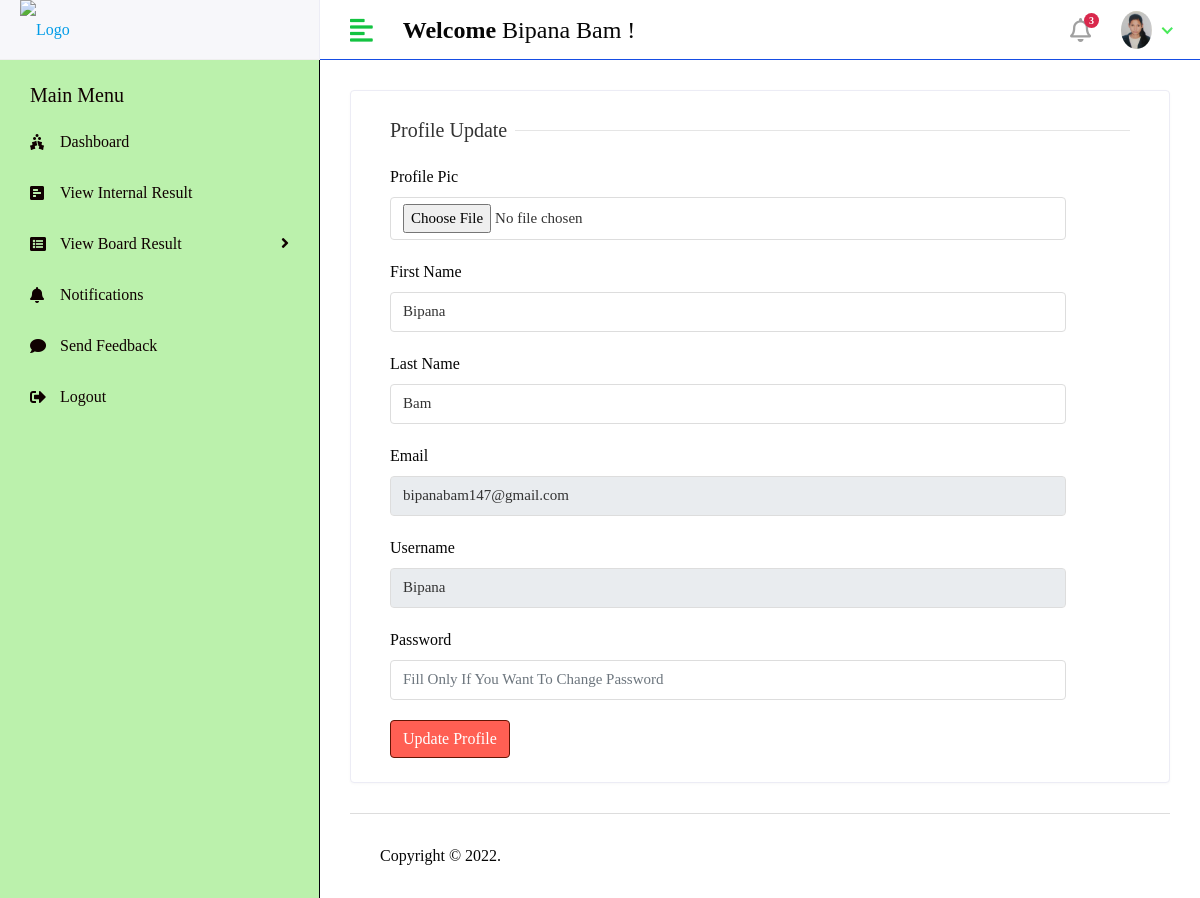
Screenshot of /Profile (signed in) with the database file from the repository.
### LEC_RMSapp/models.py (models this page shows)
class CustomUser(AbstractUser):
    USER = (
        (1,'HOD'),
        (2,'STAFF'),
        (3,'STUDENT'),
    )
    user_type = models.CharField(choices=USER,max_length=50,default=1)
    profile_pic =models.ImageField(upload_to='media/profile_pic')

### LEC_Result_Management_System/views.py (the view)
# urls.py: path('Profile',views.PROFILE,name='profile'),
@login_required(login_url='/')
def PROFILE(request):
    user = CustomUser.objects.get(id = request.user.id)
    context = {
        "user": user,
    }
    return render(request, 'profile.html', context)

### templates/profile.html (shortened to what this page needs)
{% extends 'base.html' %}
{% block content %}
<div class="row">
   <div class="col-sm-12">
      <div class="card">
         <div class="card-body">
            <form method="post" action="{% url 'profile_update' %}" enctype="multipart/form-data">
               <div class="col-12">
                  <h5 class="form-title"><span>Profile Update</span></h5>
               </div>
               <div class="col-sm-11">
                  <div class="form-group">
                     <label>Profile Pic</label>
                     <input type="file" class="form-control" name="profile_pic">
                  </div>
               </div>
               <div class="col-sm-11">
                  <div class="form-group">
                     <label>First Name</label>
                     <input type="text" class="form-control" name="first_name" value="{{user.first_name}}">
                  </div>
               </div>
               <div class="col-sm-11">
                  <div class="form-group">
                     <label>Last Name</label>
                     <input type="text" class="form-control" name="last_name" value="{{user.last_name}}">
                  </div>
               </div>
               <div class="col-sm-11">
                  <div class="form-group">
                     <label>Email</label>
                     <input type="text" class="form-control" name="email" value="{{user.email}}" readonly>
                  </div>
               </div>
               <div class="col-sm-11">
                  <div class="form-group">
                     <label>Username</label>
                     <input type="text" class="form-control" name="username" value="{{user.username}}" readonly>
                  </div>
               </div>
               <div class="col-sm-11">
                  <div class="form-group">
                     <label>Password</label>
                     <input type="password" class="form-control" name="password" placeholder="Fill Only If You Want To Change Password">
                  </div>
               </div>
               <div class="col-12">
                  <button type="submit" class="btn btn-primary">Update Profile</button>
               </div>
            </form>
         </div>
      </div>
   </div>
</div>
{% endblock %}

### templates/includes/header.html (shortened to what this page needs)
{% load static %}
         <div class="header">
            <div class="header-left">
               <a href="index.html" class="logo">
               <img src="http://lec.edu.np/assets/images/leclogo21.png" alt="Logo" width="100" height="70">
               </a>
            </div>
            <a href="javascript:void(0);" id="toggle_btn">
            <i class="fas fa-align-left"></i>
            </a>
            <div class="top-nav-search mt-3">
               <h4><strong>Welcome</strong>&nbsp;<span>{{user.first_name}} {{user.last_name}}</span>&nbsp;!</h4>
            </div>
            <ul class="nav user-menu">
                <li class="nav-item dropdown noti-dropdown">
                  <a href="#" class="dropdown-toggle nav-link" data-toggle="dropdown">
                  <i class="far fa-bell"></i> <span class="badge badge-pill">3</span>
                  </a>
               </li>
               <li class="nav-item dropdown has-arrow">
                  <a href="#" class="dropdown-toggle nav-link" data-toggle="dropdown">
                   {% if user.profile_pic == "" %}
                      <span class="user-img"><img class="rounded-circle" src="{% static 'assets/img/noimg.jpg' %}" width="31" alt="Ryan Taylor"></span>
                   {% else %}
                  <span class="user-img"><img class="rounded-circle" src="/{{user.profile_pic}}" width="31" alt="Ryan Taylor"></span>
                   {% endif %}
                  </a>
               </li>
            </ul>
         </div>

### static/assets/css/style.css (style rules this page uses)
html { height: 100%; }
body { background-color: #fff; color: #060606; font-family: cursive; font-size: 1rem; height: 100%; line-height: 1.5; overflow-x: hidden; }
h1, h2, h3, h4, h5, h6 { font-family: cursive; margin-top: 0; }
.form-control { border: 1px solid #ddd; box-shadow: none; color: #333; font-size: 15px; height: 40px; }
a { color: #009ce7; }
input, button, a { transition: all 0.4s ease; -moz-transition: all 0.4s ease; -o-transition: all 0.4s ease; -ms-transition: all 0.4s ease; -webkit-transition: all 0.4s ease; }
input, input:focus, button, button:focus { outline: none; }
input[type="file"] { height: auto; min-height: calc(1.5em + .75rem + 2px); }
input[type=text], input[type=password] { -webkit-appearance: none; -moz-appearance: none; appearance: none; }
.form-group { margin-bottom: 1.25rem; }
ul, ol { padding: 0px; list-style: none; }
.btn-primary { background-color: #ff5f53; border: 1px solid #641404; }
.card { border: 1px solid #ececf5; box-shadow: 0 1px 3px 0 rgba(0, 0, 0, 0.03); margin-bottom: 1.875rem; }
.card-body { padding: 1.5rem; }
.header { background-color: #fff; border-bottom: 1px solid #164de4; left: 0; position: fixed; right: 0; top: 0; z-index: 1001; height: 60px; }
.header .header-left { float: left; height: 60px; padding: 0 20px; position: relative; width: 320px; z-index: 1; transition: all 0.2s ease-in-out; background-color: #f7f7fa; border-bottom: 1px solid #efefef; border-right: 1px solid #ececf5; display: flex; align-items: center; }
.header .header-left .logo { display: inline-block; line-height: 60px; }
.header .header-left .logo img { max-height: 170px; width: auto; }
.header .dropdown-toggle:after { display: none; }
.header .has-arrow .dropdown-toggle:after { border-top: 0; border-left: 0; border-bottom: 2px solid #4ae952; border-right: 2px solid #48e963; content: ''; height: 8px; display: inline-block; pointer-events: none; -webkit-transform-origin: 66% 66%; -ms-transform-origin: 66% 66%; transform-origin: 66% 66%; -webkit-transform: rotate(45deg); -ms-transform: rotate(45deg); transform: rotate(45deg); -webkit-transition: all 0.15s ease-in-out; transition: all 0.15s ease-in-out; width: 8px; vertical-align: 0px; }
.user-menu { float: right; margin: 0; position: relative; z-index: 99; padding-right: 15px; }
.user-menu.nav > li > a { color: #a0a0a0; font-size: 14px; line-height: 58px; padding: 0 15px; height: 60px; }
.user-img { margin-right: 3px; position: relative; }
.top-nav-search { float: left; margin-left: 15px; }
.user-menu.nav > li > a .badge { background-color: #d9284c; display: block; font-size: 10px; font-weight: bold; height: 15px; width: 15px; position: absolute; right: 7px; top: 13px; color: #fff; padding: 3px; }
.user-menu.nav > li > a > i { font-size: 1.5rem; line-height: 60px; }
.form-title { width: 100%; max-width: 100%; padding: 0; font-size: 1.25rem; font-weight: 500; line-height: inherit; color: #333; white-space: normal; position: relative; display: block; margin-bottom: 20px; }
.form-title:before { content: ""; position: absolute; left: 0px; right: 0px; height: 1px; top: 50%; background-color: rgba(0, 0, 0, 0.1); }
.form-title span { padding: 0px 0.5rem 0 0; background-color: #fff; display: inline-block; z-index: 2; position: relative; }
@media (min-width: 992px) { #toggle_btn { align-items: center; color: #13c341; display: inline-flex; float: left; font-size: 26px; height: 60px; justify-content: center; margin-left: 15px; padding: 0 15px; } }

### rows the page displays
CustomUser: first_name "Bipana", last_name "Bam", profile_pic (picture), email "bipanabam147@gmail.com", username "Bipana"
